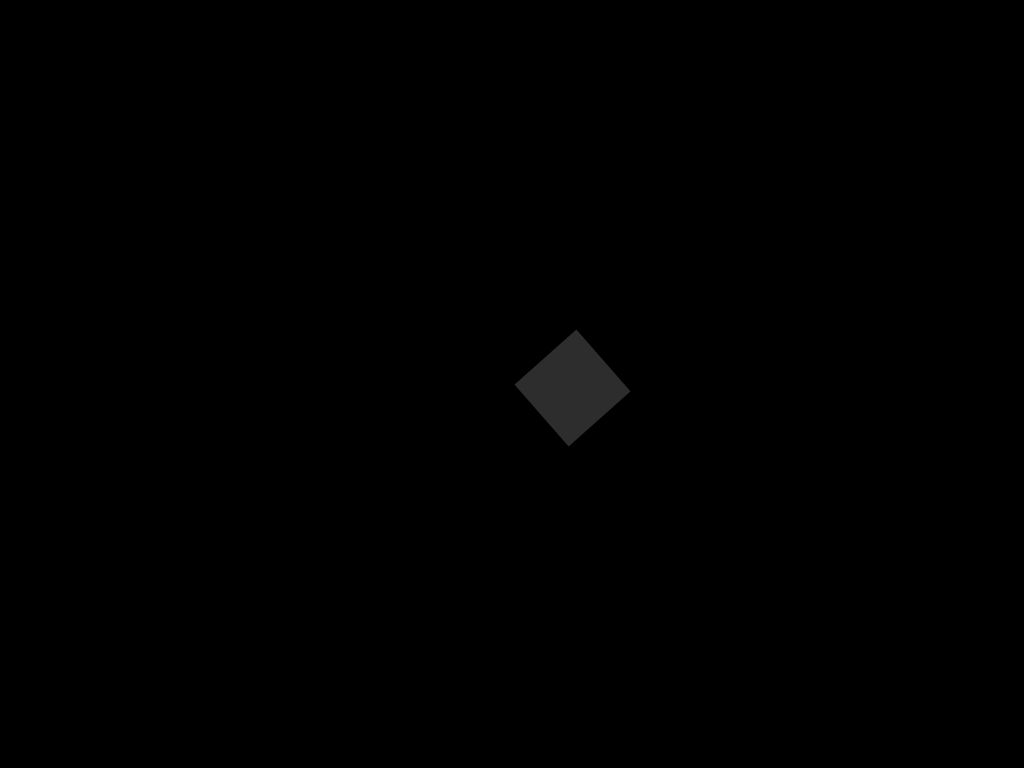
Frame 1 (no input)
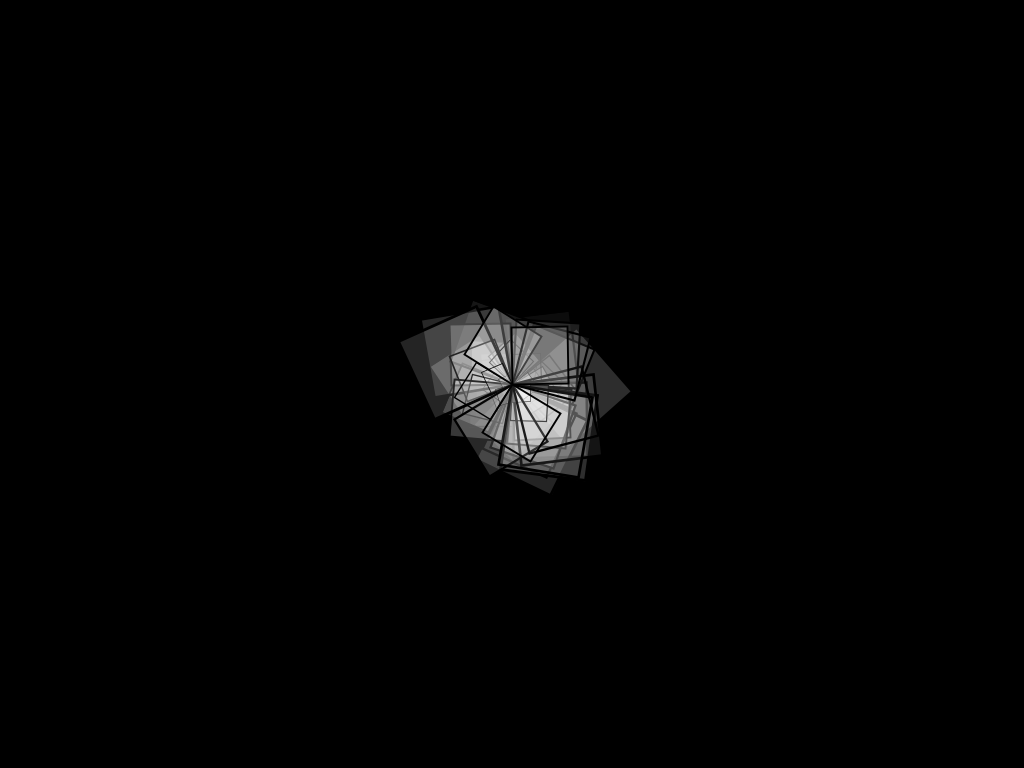
Frame 60 (the mouse pressed at the canvas centre just before this capture)
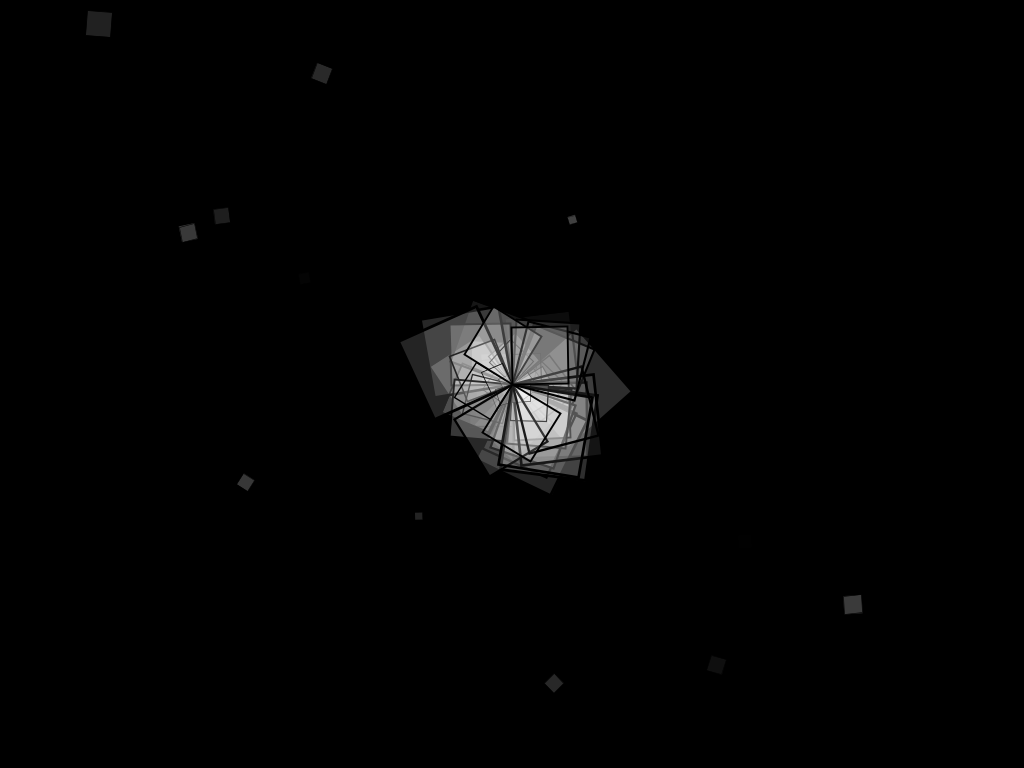
Frame 120 (the mouse held since frame 60 and released just before this capture)

The Processing sketch that drew these frames (run headless with seeded random() and noise(); from frame 60 on, the mouse is pressed at the canvas centre):

// Processing sketch: processing_54586
// ── processing_54586.pde

void setup(){
size(1024,768);
background(0, 0, 0);
frameRate(1000);
smooth();
}

void draw(){
fill(255,255,255, random(70));


translate(width/2, height/2);
rotate(random(360));
scale(random(3));
rect(mouseX, mouseY, 30, 30);
}
